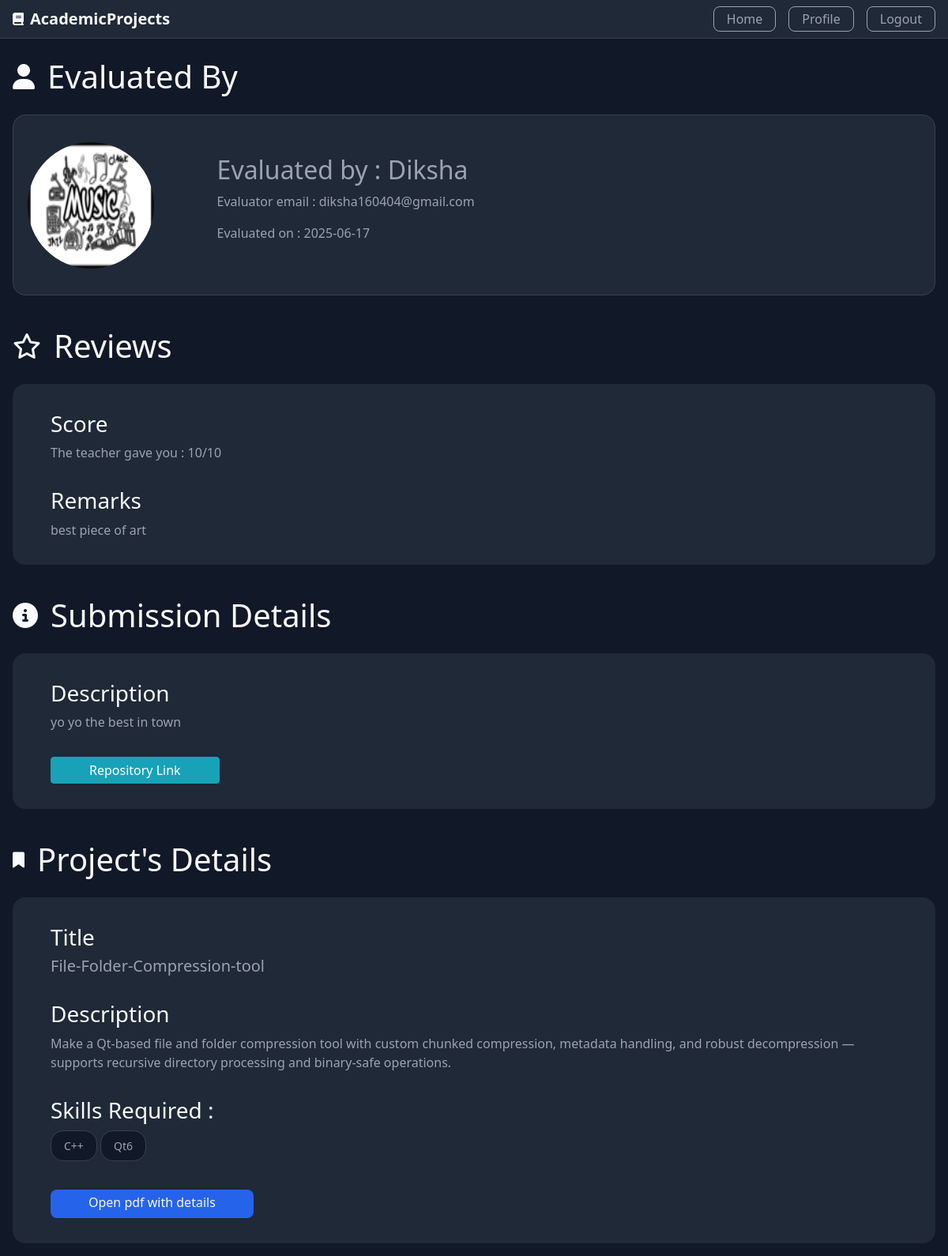
/project/reviews/3 (signed in), run on the app's committed database.
### Project/models.py (models this page shows, shortened)
class User(db.Model,UserMixin):
    id=db.Column(db.Integer,primary_key=True)
    username=db.Column(db.String(30),unique=True,nullable=False)
    email=db.Column(db.String(30),unique=True,nullable=False)
    password=db.Column(db.String(80),unique=False,nullable=False)
    total_projects=db.Column(db.Integer,nullable=False,default=0)
    total_projects_taken=db.Column(db.Integer,nullable=False,default=0)
    total_projects_submitted=db.Column(db.Integer,nullable=False,default=0)
    total_projects_evaluated=db.Column(db.Integer,nullable=False,default=0)
    profile_picture=db.Column(db.String(80),nullable=False,default="default.png")
    role=db.Column(db.String(80),nullable=False)
    project=db.relationship("Project",backref="user",lazy=True,cascade="all,delete")
    submission=db.relationship("Submission",backref="user",lazy=True,cascade="all,delete")
    evaluation=db.relationship("Evaluation",backref="user",lazy=True,cascade="all,delete")
    project_taken=db.relationship("Project_Taken",backref="user",lazy=True,cascade="all,delete")

class Evaluation(db.Model):
    id=db.Column(db.Integer,primary_key=True)
    score=db.Column(db.Integer,nullable=False)
    feedback=db.Column(db.Text,nullable=False)
    evaluated_at=db.Column(db.DateTime,nullable=False,default=datetime.utcnow)
    submission_id=db.Column(db.Integer,db.ForeignKey('submission.id'),unique=True)
    project_id=db.Column(db.Integer,db.ForeignKey('project.id'))
    evaluated_by=db.Column(db.Integer,db.ForeignKey('user.id'))

class Submission(db.Model):
    id=db.Column(db.Integer,primary_key=True)
    submitted_at=db.Column(db.DateTime,nullable=False,default=datetime.utcnow)
    submission_link=db.Column(db.Text,nullable=False)
    info=db.Column(db.Text)
    project_id=db.Column(db.Integer,db.ForeignKey('project.id'))
    student_id=db.Column(db.Integer,db.ForeignKey('user.id'))
    evaluation=db.relationship('Evaluation',backref='submission',lazy=True,cascade="all,delete")

class Project(db.Model):
    id=db.Column(db.Integer,primary_key=True)
    title=db.Column(db.String(100),nullable=False)
    description=db.Column(db.Text,nullable=False)
    skills=db.Column(db.Text,nullable=False)
    descriptive_pdf=db.Column(db.String(80),nullable=False,default='No pdf')
    user_count=db.Column(db.Integer,nullable=False,default=0)
    created_at=db.Column(db.DateTime,nullable=False,default=datetime.utcnow)
    created_by=db.Column(db.Integer,db.ForeignKey('user.id'))
    submission=db.relationship('Submission',backref='project',lazy=True,cascade="all,delete")
    evaluation=db.relationship('Evaluation',backref='project',lazy=True,cascade="all,delete")
    project_taken_by=db.relationship('Project_Taken',backref='project',lazy=True,cascade="all,delete")

### Project/routes.py (the view)
@app.route("/project/reviews/<int:id>")
@login_required
def reviews(id):
    evaluation=Evaluation.query.get(id)
    submission=evaluation.submission
    img_src=url_for("static",filename="/profile_pics/"+evaluation.user.profile_picture)
    pdf=url_for("static",filename="/project_details/"+submission.project.descriptive_pdf)
    return render_template("reviews.html",evaluation=evaluation,submission=submission,img_src=img_src,pdf=pdf)

### Project/models.py (called while the page is built)
@loginmanager.user_loader
def user_loader(user_id):
    user=User.query.get(user_id)
    return user

### Project/templates/reviews.html
{% extends "layout.html" %}
{% block content %}
    <main class="container dashboard">
        <div class="details-head">
            <i class="fa-solid fa-user fa-2x"></i>
            <h1>Evaluated By</h1>
        </div>
        <div class="details-header">
            <div class="profile-header-details">
                <img class="rounded-circle account-img img-profile" src="{{img_src}}">
                <div class="details">
                    <h2>Evaluated by : {{evaluation.user.username}}</h2>
                    <p>Evaluator email : {{evaluation.user.email}}</p>
                    <p>Evaluated on : {{evaluation.evaluated_at.strftime("%Y-%m-%d")}}</p>
                </div>
            </div>
        </div>
        <div class="details-head">
            <i class="fa-regular fa-star fa-2x"></i>
            <h1>Reviews</h1>
        </div>
        <div class="info-header">
            <div class="info-section">
                <h3>Score</h3>
                <div>The teacher gave you : {{evaluation.score}}/10</div>
            </div>
            <div class="info-section">
                <h3>Remarks</h3>
                <div style="margin-bottom: 1rem;">{{evaluation.feedback}}</div>
            </div>
        </div>
        <div class="details-head">
            <i class="fa-solid fa-circle-info fa-2x"></i>
            <h1>Submission Details</h1>
        </div>
        <div class="info-header">
            <div class="info-section">
                <h3>Description</h3>
                <div>{{submission.info}}</div>
            </div>
            <div class="info-section">
            <a class="btn btn-info info-btn" href="{{submission.submission_link}}">Repository Link</a>
            </div>
        </div>
        <div class="details-head">
            <i class="fa-solid fa-bookmark fa-lg"></i>
            <h1>Project's Details</h1>
        </div>
        <div class="info-header">
            <div class="info-section">
                <h3>Title</h3>
                <h5>{{submission.project.title}}</h5>
            </div>
            <div class="info-section">
                <h3>Description</h3>
                <div>{{submission.project.description}}</div>
            </div>
            <div class="info-section skills">
                <h3>Skills Required : </h3>
                <ul>
                    {% for i in submission.project.skills.split(',') %}
                    <li>{{i.strip()}}</li>
                    {% endfor %}
                </ul>
            </div>
            <div class="info-section">
                {% if submission.project.descriptive_pdf == "No pdf" %}
                    <a class="btn btn-dark info-btn" href="{{url_for('project_details',project_id=submission.project.id)}}" target="_blank">No pdf uploaded by the teacher</a>
                {% else %}
                    <a class="button button-diff info-btn" href="{{pdf}}" target="_blank">Open pdf with details</a>
                {% endif %}
            </div>
        </div>
    </main>
{% endblock content %}

### Project/static/styles.css (style rules this page uses)
:root { --color-bg: #111827; --color-bg-secondary: #1f2937; --color-text: #f9fafb; --color-text-secondary: #9ca3af; --color-border: #374151; --color-primary: #2563eb; --color-primary-hover: #1d4ed8; --color-success: #065f46; --color-success-text: #a7f3d0; }
* { margin: 0; padding: 0; box-sizing: border-box; }
body { font-family: system-ui, -apple-system, sans-serif; background-color: var(--color-bg); color: var(--color-text); line-height: 1.5; }
.container { max-width: 1280px; margin: 0 auto; padding: 0 1rem; }
.dashboard h1 { margin-top: 1.5rem; color: var(--color-text); margin-bottom: 1.5rem; }
.button { color: var(--color-text-secondary); text-decoration: none; display: flex; justify-content: center; align-items: center; height: 2rem; padding: 0.125rem 1rem; border-radius: 0.5rem; border: solid 0.1rem; border-color: var(--color-text-secondary); transition: all 0.2s; }
.button-diff { color: var(--color-text); border: 0; height:2.25rem; margin-left: 0.5rem; background-color: var(--color-primary); }
.skills ul { list-style: none; margin-bottom: 1rem; }
.skills li { color: var(--color-text-secondary); font-size: 0.875rem; margin-bottom: 0.25rem; background-color: var(--color-bg); display: inline-block; padding: 0.5rem 1rem 0.5rem 1rem; border: solid 1px var(--color-border); border-radius: 1rem; }
.details { display: flex; margin-left: 5rem; flex-direction: column; justify-content: center; color: var(--color-text-secondary); }
.img-profile { width: 10rem; height: 10rem }
.details-head { display: flex; align-items: center; }
.details-head i { margin-right: 1rem; }
.details-header { background-color: var(--color-bg-secondary); padding: 0.1rem; border: 1px solid var(--color-border); border-radius: 1rem; margin-bottom: 1rem; }
.profile-header-details { margin: 2rem 0 2rem 1rem; display: flex; }
.info-header { background-color: var(--color-bg-secondary); color: var(--color-text-secondary); padding: 0.1rem 3rem 1rem 3rem; border-radius: 1rem; margin-bottom: 1rem; }
.info-header h3 { color: var(--color-text); }
.info-section { margin-top: 2rem; }
.info-btn { display: inline-block; padding:0.25rem 3rem 0.25rem 3rem; margin: 0; margin-bottom: 1rem; }

### data on the page
User: user.username "Diksha", user.email "diksha160404@gmail.com"
Evaluation: evaluated_at "2025-06-17", score "10", feedback "best piece of art"
Submission: info "yo yo the best in town"
Project: project "File-Folder-Compression-tool", project.description "Make a Qt-based file and folder compression tool with custom chunked compression, metadata handling, and robust decompression — supports recursive directory processing and binary-safe operations."

### other printed values
{{ i.strip() }} "C++" "Qt6"
